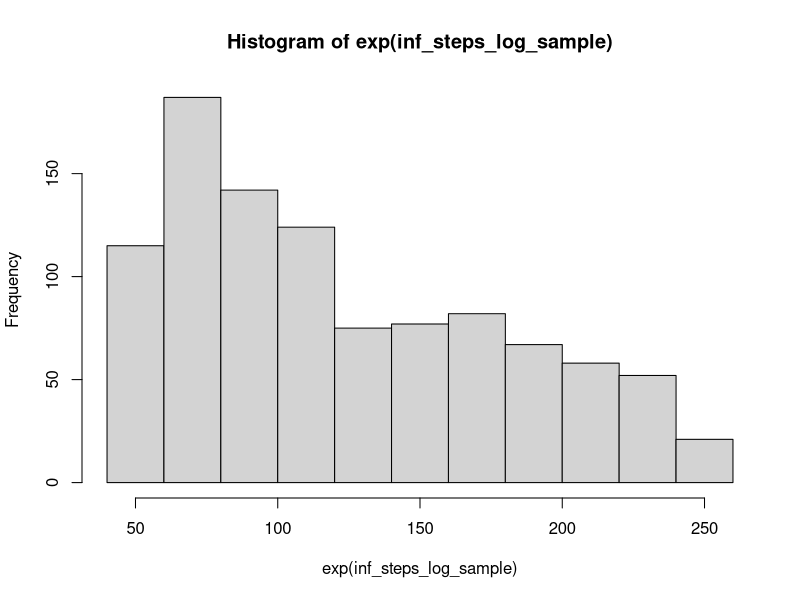

Write R code to recreate this figure.


# simulation 

# a vector with the promt-names
promt <- c("weather", "bankruptcy", "houseing")

# sample n=1000 with euqal prob for the different prompts
set.seed(96)
prompt_sample <- sample(x = promt, size = 1000, replace = TRUE, 
                        prob = c((1/3), (1/3), (1/3)) 
)

# sample n = 1000 for the other variables
guidance <- round(runif(n = 1000, min = 1, max = 20), digits = 1) # rounded to one decimal

xtra_prompt <-  rbinom(n = 1000, size = 1, prob = 0.5)

guide_image <-  rbinom(n = 1000, size = 1, prob = 0.5) # NOTE! This variable is not used in the thesis!

inf_steps_log_sample<- runif(n = 1000, min = log(50), max = log(250)) # the loged values are uniform dist

inf_steps<- round(exp(inf_steps_log_sample), digits = 0) # raise e to the power of the values to remove the log transformation
# this makes lower values of inf_steps more probable (i.e we have a skewed distribution)
# There is more info in the lower values that the higher values -> easier to extrapolate info from high values
# round the numbers to closest integer.

hist(exp(inf_steps_log_sample)) # visualise the skewed dist for inf_steps

# save in a df
df <- data.frame(prompt = prompt_sample,
                 guidance = guidance,
                 inf_steps = inf_steps,
                 xtra_prompt = xtra_prompt,
                 guide_image_bin = guide_image)

# create a help variable that tells which (if any) guide image should be used (NOTE! This variable is not used in the thesis!)
df$image <- NA
df$image[df$prompt == "weather" & df$guide_image_bin == 1] <- "forest"
df$image[df$prompt == "bankruptcy" & df$guide_image_bin == 1] <- "boxes"
df$image[df$prompt == "houseing" & df$guide_image_bin == 1] <- "coinstack"
df$image[ df$guide_image_bin == 0] <- "none"

#creating an index
df$index <- NA
df$index <- 0:999

# remove images that do not contain the variable guide_image (Since the variable is not included in the thesis)
index<- df$index[df$image == "none"]

# Create new df without "guide_image"
index_id<- df$index[df$image == "none"]
prompt_id<- df$prompt[df$image == "none"]
guidance_id<- df$guidance[df$image == "none"]
inf_steps_id<- df$inf_steps[df$image == "none"]
xtra_prompt_id<- df$xtra_prompt[df$image == "none"]

df_index <- data.frame(index = index_id,
                       prompt = prompt_id,
                 guidance = guidance_id,
                 inf_steps = inf_steps_id,
                 xtra_prompt = xtra_prompt_id)

# save df as a .csv
write.csv(df_index, file = "image_data_with_index.csv")

